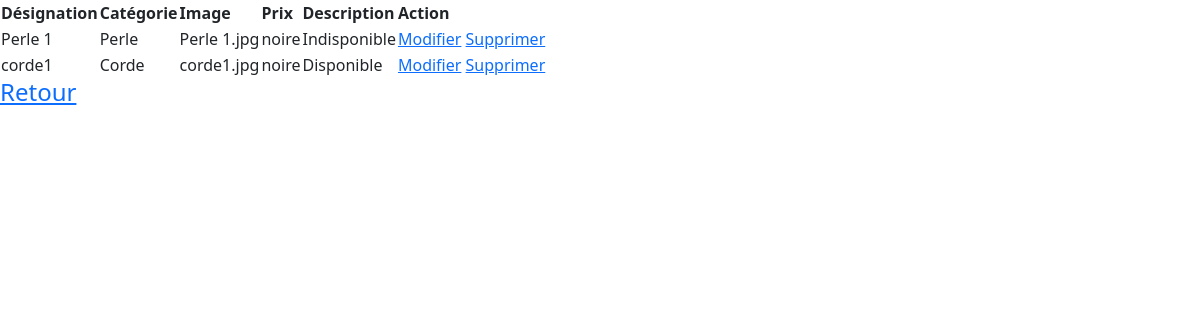
/admin/afficherMateriel.php, run on the app's committed database.
### tables this page shows
CREATE TABLE IF NOT EXISTS `materiel` (
  `id` int(30) NOT NULL AUTO_INCREMENT,
  `ref_mat` varchar(20) DEFAULT NULL,
  `designation` varchar(20) DEFAULT NULL,
  `categorie` varchar(10) NOT NULL,
  `img_mat` varchar(20) NOT NULL,
  `couleur` varchar(25) NOT NULL,
  `etat` varchar(20) DEFAULT NULL,
  PRIMARY KEY (`id`)
);

### admin/afficherMateriel.php (the view, shortened to what this page needs)
<!DOCTYPE html>
<html lang="en">
<head>
    <link rel="stylesheet" href="dist\css\bootstrap.min.css">
    <link rel="stylesheet" href="assets\vendor\bootstrap-icons\bootstrap-icons.css">
</head>
<body>
    <table>
    <thead>
        <tr>
            <th scope="col">Désignation</th>
            <th scope="col">Catégorie</th>
            <th scope="col">Image</th>
            <th scope="col">Prix</th>
            <th scope="col">Description</th>
            <th scope="col">Action</th>
        </tr>
    </thead>
        <?php
                include('connexion.php');
                $affiche = ("SELECT * FROM materiel");
                $result = $connexion->query($affiche);
                while ($valeur = $result->fetch()) {
            ?>
            <tbody>
            <tr>
                <td><?= $valeur['designation']?></td>
                <td><?= $valeur['categorie']?></td>
                <td><?= $valeur['img_mat']?></td>
                <td><?= $valeur['couleur']?></td>
                <td><?= $valeur['etat']?></td>
                <td><a href="modifierMateriel.php?id=<?= $valeur['id']?>">Modifier</a>
                <a href="supprimerMateriel.php?id=<?= $valeur['id']?>">Supprimer</a>
                </td>
            </tr>
	        </tbody>
            <?php
            }
            ?>
        </table>
        <div>
            <h4><a href="menuMateriel.php">Retour</a></h4>
        </div>
        </body>
</html>

### data on the page
materiel: designation "Perle 1", categorie "Perle", img_mat "Perle 1.jpg", couleur "noire", etat "Indisponible"
materiel: designation "corde1", categorie "Corde", img_mat "corde1.jpg", couleur "noire", etat "Disponible"
